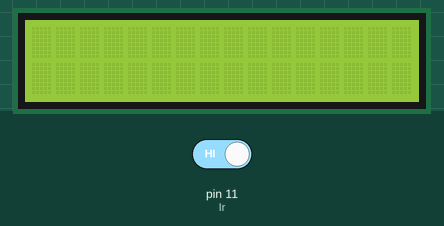
Bench run of a sketch on a simulated Arduino Nano, built with avr-gcc and run on an emulated ATmega328P. Parts: 16×2 character LCD. The inputs (shaded band) are chosen by the test bench; at power-on: pin 11 (Ir) HIGH.

Above: at 1.3 s.
1.4 s: pin 11 (Ir) driven LOW
At 2.9 s:
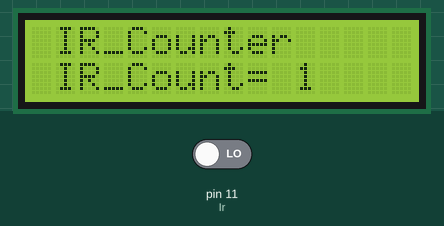
At 3.6 s:
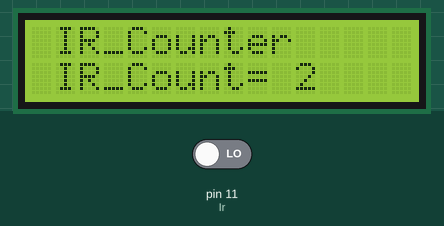
Timing chart, 0 to 5.1 s (numbered marks = the images above; inputs shaded):
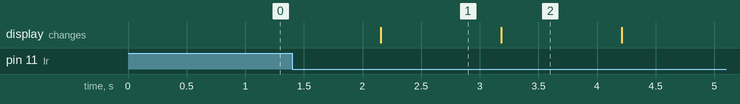

Measured:
- after the input at 1.4 s, the display: changes after 0.75 s (image 1)
- what the display in image 1 shows lasts 1.0 s, from 2.2 s to 3.2 s

The sketch:

ir_sensor_arduino_lcd_display.ino
```cpp
//IR sensor with arduino and lcd display
//Using a Arduino Nano|ir sensor
//This is unlikely to be of much use in a practical applications
//ID OF USER: Rakeshtsg
//INTERFACE: Arduino
//You need to install the required libraries before uploading the code.

#include <Wire.h>
#include <LiquidCrystal_I2C.h>
LiquidCrystal_I2C lcd(0x27,16,2);
int Ir=11;
int count_value=0;

void setup() {
  pinMode(Ir,INPUT);
   lcd.init();
  lcd.init();
  lcd.backlight();
  Serial.begin(9600);
}

void loop()
{
  int val=digitalRead(Ir);

  if(val==0)
  {
    count_value++;

     lcd.setCursor(1,0);
    lcd.println("IR_Counter ");
    lcd.setCursor(1,1);
    lcd.println("IR_Count=");
    lcd.setCursor(11,1);
    lcd.println(count_value);
  }
  delay(1000);
}
```
